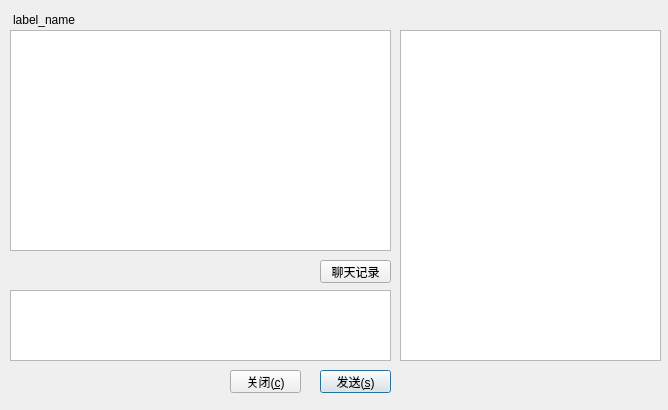
<?xml version="1.0" encoding="UTF-8"?>
<ui version="4.0">
 <class>ChatWindow</class>
 <widget class="QDialog" name="ChatWindow">
  <property name="geometry">
   <rect>
    <x>0</x>
    <y>0</y>
    <width>668</width>
    <height>410</height>
   </rect>
  </property>
  <property name="windowTitle">
   <string>Dialog</string>
  </property>
  <widget class="QWidget" name="widget" native="true">
   <property name="geometry">
    <rect>
     <x>0</x>
     <y>0</y>
     <width>401</width>
     <height>472</height>
    </rect>
   </property>
   <property name="minimumSize">
    <size>
     <width>0</width>
     <height>0</height>
    </size>
   </property>
   <property name="maximumSize">
    <size>
     <width>16777215</width>
     <height>16777215</height>
    </size>
   </property>
   <widget class="QPushButton" name="pushButton_send">
    <property name="geometry">
     <rect>
      <x>320</x>
      <y>370</y>
      <width>71</width>
      <height>23</height>
     </rect>
    </property>
    <property name="text">
     <string>发送(&amp;s)</string>
    </property>
   </widget>
   <widget class="QPushButton" name="pushButton_close">
    <property name="geometry">
     <rect>
      <x>230</x>
      <y>370</y>
      <width>71</width>
      <height>23</height>
     </rect>
    </property>
    <property name="text">
     <string>关闭(&amp;c)</string>
    </property>
   </widget>
   <widget class="QPushButton" name="pushButton_chatdata">
    <property name="geometry">
     <rect>
      <x>320</x>
      <y>260</y>
      <width>71</width>
      <height>23</height>
     </rect>
    </property>
    <property name="text">
     <string>聊天记录</string>
    </property>
    <property name="checkable">
     <bool>true</bool>
    </property>
   </widget>
   <widget class="QTextEdit" name="textEdit">
    <property name="geometry">
     <rect>
      <x>10</x>
      <y>290</y>
      <width>381</width>
      <height>71</height>
     </rect>
    </property>
   </widget>
   <widget class="QListWidget" name="listWidget">
    <property name="geometry">
     <rect>
      <x>10</x>
      <y>30</y>
      <width>381</width>
      <height>221</height>
     </rect>
    </property>
   </widget>
   <widget class="QLabel" name="label_name">
    <property name="geometry">
     <rect>
      <x>13</x>
      <y>10</y>
      <width>191</width>
      <height>20</height>
     </rect>
    </property>
    <property name="text">
     <string>label_name</string>
    </property>
   </widget>
  </widget>
  <widget class="QTextEdit" name="textEdit_2">
   <property name="geometry">
    <rect>
     <x>400</x>
     <y>30</y>
     <width>261</width>
     <height>331</height>
    </rect>
   </property>
  </widget>
 </widget>
 <resources/>
 <connections/>
</ui>
